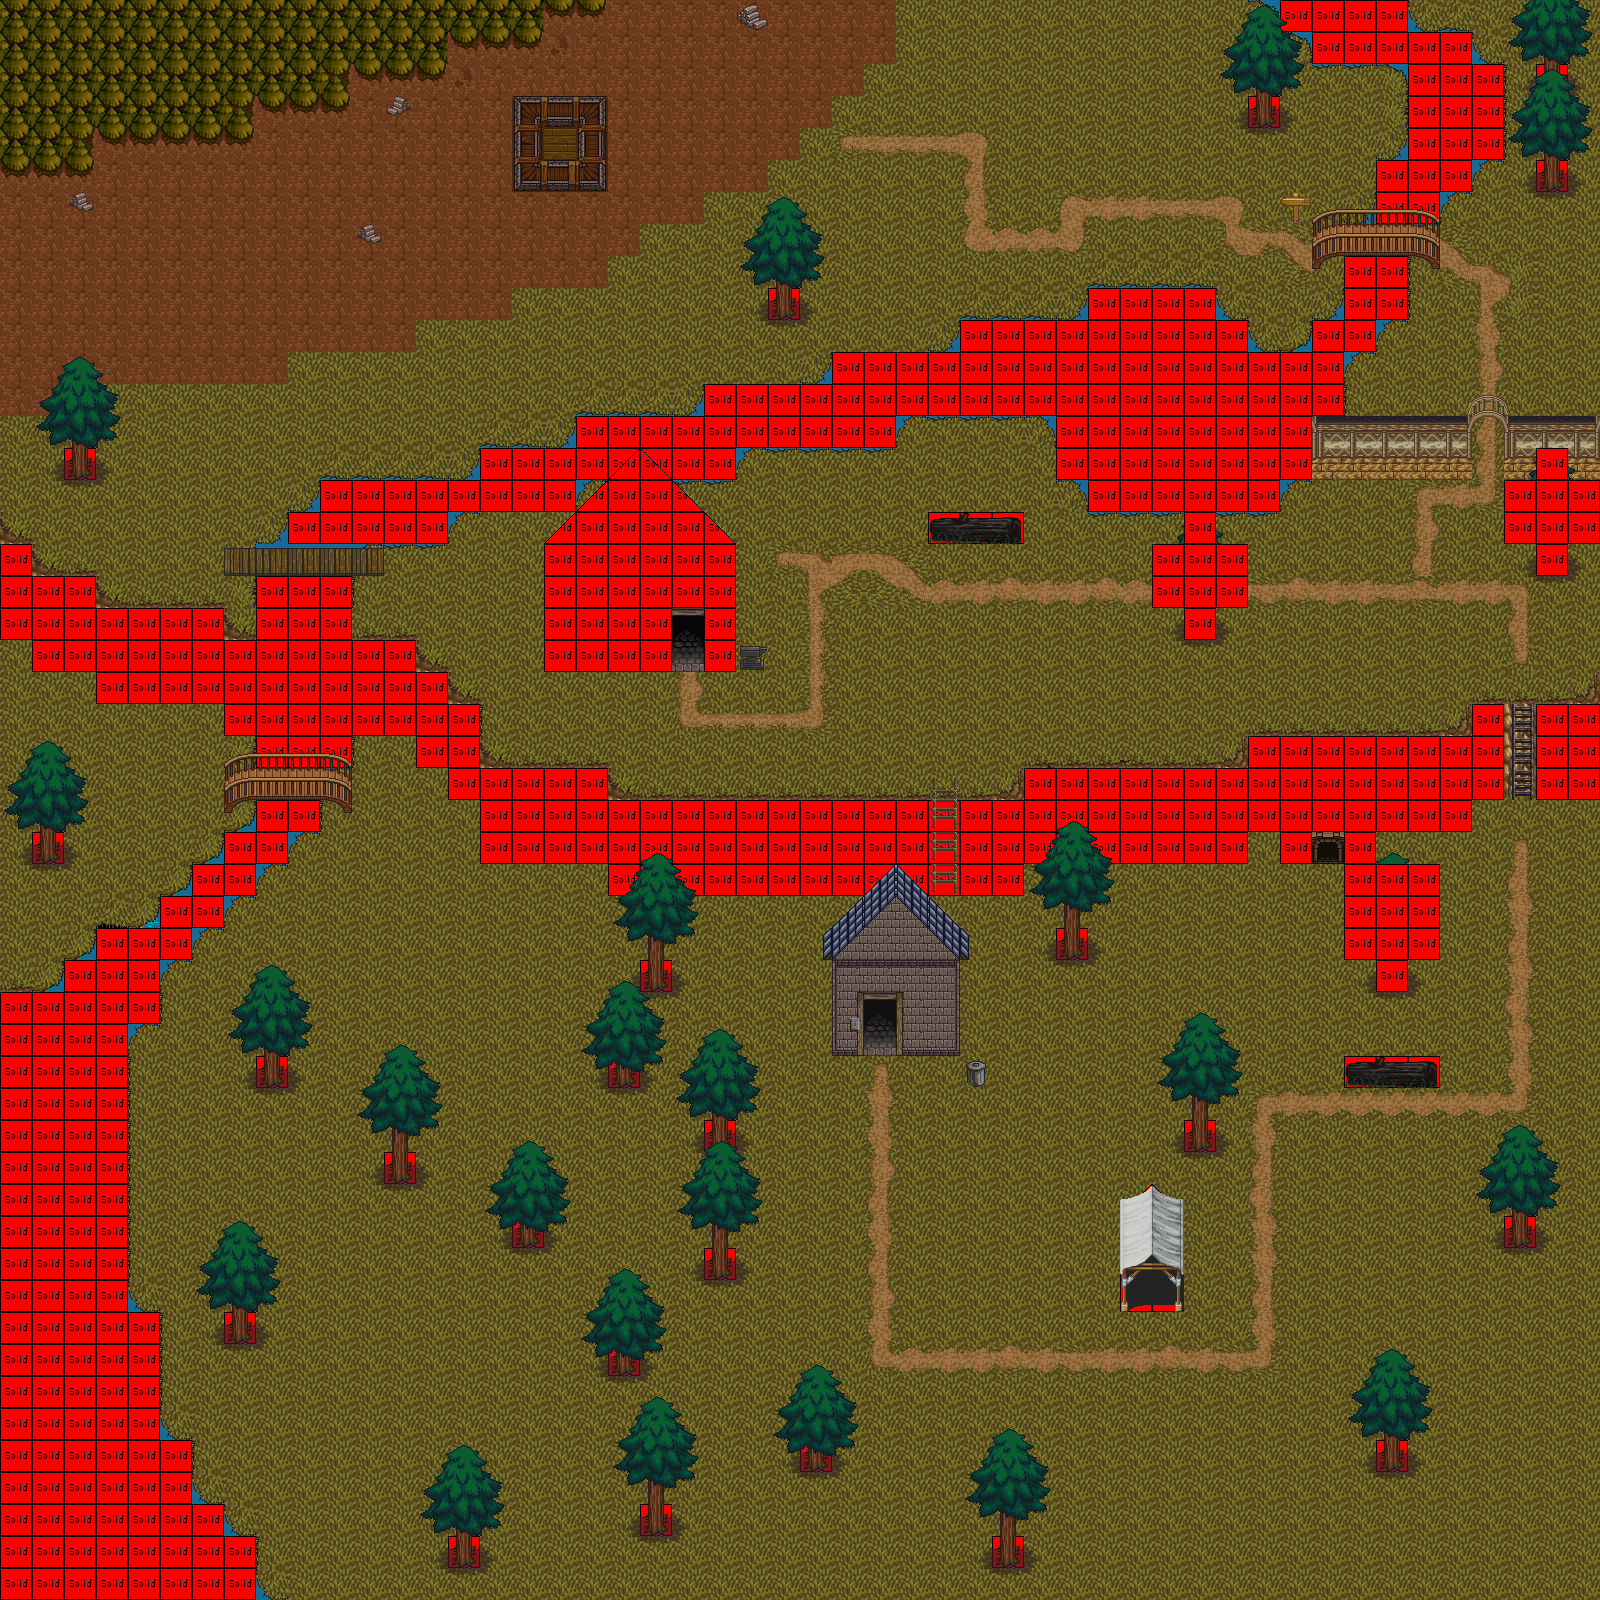

A level layout from a 2D game, rendered from its tile map. Below: a short description, then the map file with tile-grid data replaced by summaries:
An orthogonal 50x50 tile map with 32x32 px tiles, 11 tile layers (water, map, waterfall, logic, ...), 21 tilesets.

<map version="1.2" tiledversion="1.3.1" orientation="orthogonal" renderorder="right-down" compressionlevel="-1" width="50" height="50" tilewidth="32" tileheight="32" infinite="0" nextlayerid="13" nextobjectid="1">
 <tileset firstgid="1" name="1" tilewidth="32" tileheight="32" tilecount="360" columns="15">
  <image source="1.png" width="480" height="768" />
 </tileset>
 <tileset firstgid="361" name="2" tilewidth="32" tileheight="32" tilecount="110" columns="10">
  <image source="2.png" width="320" height="352" />
 </tileset>
 <tileset firstgid="471" name="3" tilewidth="32" tileheight="32" tilecount="60" columns="15">
  <image source="3.png" width="480" height="128" />
 </tileset>
 <tileset firstgid="531" name="4" tilewidth="32" tileheight="32" tilecount="210" columns="15">
  <image source="4.png" width="480" height="448" />
 </tileset>
 <tileset firstgid="741" name="5" tilewidth="32" tileheight="32" tilecount="90" columns="9">
  <image source="5.png" width="288" height="320" />
 </tileset>
 <tileset firstgid="831" name="9" tilewidth="32" tileheight="32" tilecount="72" columns="9">
  <image source="9.png" width="288" height="256" />
 </tileset>
 <tileset firstgid="903" name="WaterAndFire (1)" tilewidth="32" tileheight="32" tilecount="48" columns="6">
  <image source="WaterAndFire (1).png" width="192" height="256" />
 </tileset>
 <tileset firstgid="951" name="collision-textures" tilewidth="32" tileheight="32" tilecount="25" columns="5">
  <image source="collision-textures.png" width="160" height="160" />
 </tileset>
 <tileset firstgid="976" name="hyptosis_til-art-batch-2" tilewidth="32" tileheight="32" tilecount="900" columns="30">
  <image source="hyptosis_til-art-batch-2.png" width="960" height="960" />
 </tileset>
 <tileset firstgid="1876" name="hyptosis_tile-art-batch-1" tilewidth="32" tileheight="32" tilecount="900" columns="30">
  <image source="hyptosis_tile-art-batch-1.png" width="960" height="960" />
 </tileset>
 <tileset firstgid="2776" name="hyptosis_tile-art-batch-3" tilewidth="32" tileheight="32" tilecount="900" columns="30">
  <image source="hyptosis_tile-art-batch-3.png" width="960" height="960" />
 </tileset>
 <tileset firstgid="3676" name="hyptosis_tile-art-batch-4" tilewidth="32" tileheight="32" tilecount="900" columns="30">
  <image source="hyptosis_tile-art-batch-4.png" width="960" height="960" />
 </tileset>
 <tileset firstgid="4576" name="signpost-outsidestuff" tilewidth="32" tileheight="32" tilecount="16" columns="4">
  <image source="signpost-outsidestuff.png" width="128" height="128" />
 </tileset>
 <tileset firstgid="4592" name="textures-01" tilewidth="32" tileheight="32" tilecount="108" columns="12">
  <image source="textures-01.png" width="384" height="288" />
 </tileset>
 <tileset firstgid="4700" name="textures-02" tilewidth="32" tileheight="32" tilecount="18" columns="3">
  <image source="textures-02.png" width="96" height="192" />
 </tileset>
 <tileset firstgid="4718" name="textures-03" tilewidth="32" tileheight="32" tilecount="42" columns="6">
  <image source="textures-03.png" width="192" height="224" />
 </tileset>
 <tileset firstgid="4760" name="textures-04" tilewidth="32" tileheight="32" tilecount="15" columns="3">
  <image source="textures-04.png" width="96" height="160" />
 </tileset>
 <tileset firstgid="4775" name="textures-05" tilewidth="32" tileheight="32" tilecount="18" columns="3">
  <image source="textures-05.png" width="96" height="192" />
 </tileset>
 <tileset firstgid="4793" name="textures-06" tilewidth="32" tileheight="32" tilecount="42" columns="6">
  <image source="textures-06.png" width="192" height="224" />
 </tileset>
 <tileset firstgid="4835" name="textures-07" tilewidth="32" tileheight="32" tilecount="18" columns="6">
  <image source="textures-07.png" width="192" height="96" />
 </tileset>
 <tileset firstgid="4853" name="tf_beach_tileA1" tilewidth="32" tileheight="32" tilecount="432" columns="24">
  <image source="tf_beach_tileA1.png" width="768" height="576" />
 </tileset>
 <layer id="6" name="water" width="50" height="50">
  <data>[2500 cells, 482 non-empty, 5 distinct tile ids]</data>
 </layer>
 <layer id="1" name="map" width="50" height="50">
  <data>[2500 cells, 2246 non-empty, 22 distinct tile ids]</data>
 </layer>
 <layer id="7" name="waterfall" width="50" height="50">
  <data>[2500 cells, 16 non-empty, 16 distinct tile ids]</data>
 </layer>
 <layer id="3" name="logic" width="50" height="50">
  <data>[2500 cells, 543 non-empty, 3 distinct tile ids]</data>
 </layer>
 <layer id="4" name="deco" width="50" height="50">
  <data>[2500 cells, 393 non-empty, 46 distinct tile ids]</data>
 </layer>
 <layer id="5" name="houses" width="50" height="50">
  <data>[2500 cells, 101 non-empty, 52 distinct tile ids]</data>
 </layer>
 <layer id="8" name="toit" width="50" height="50">
  <data>[2500 cells, 28 non-empty, 11 distinct tile ids]</data>
 </layer>
 <layer id="9" name="deco_house" width="50" height="50">
  <data>[2500 cells, 20 non-empty, 18 distinct tile ids]</data>
 </layer>
 <layer id="10" name="tree" width="50" height="50">
  <data>[2500 cells, 242 non-empty, 14 distinct tile ids]</data>
 </layer>
 <layer id="11" name="leaves" width="50" height="50">
  <data>[2500 cells, 267 non-empty, 21 distinct tile ids]</data>
 </layer>
 <layer id="12" name="logic" width="50" height="50">
  <data>[2500 cells, 68 non-empty, 3 distinct tile ids]</data>
 </layer>
</map>
